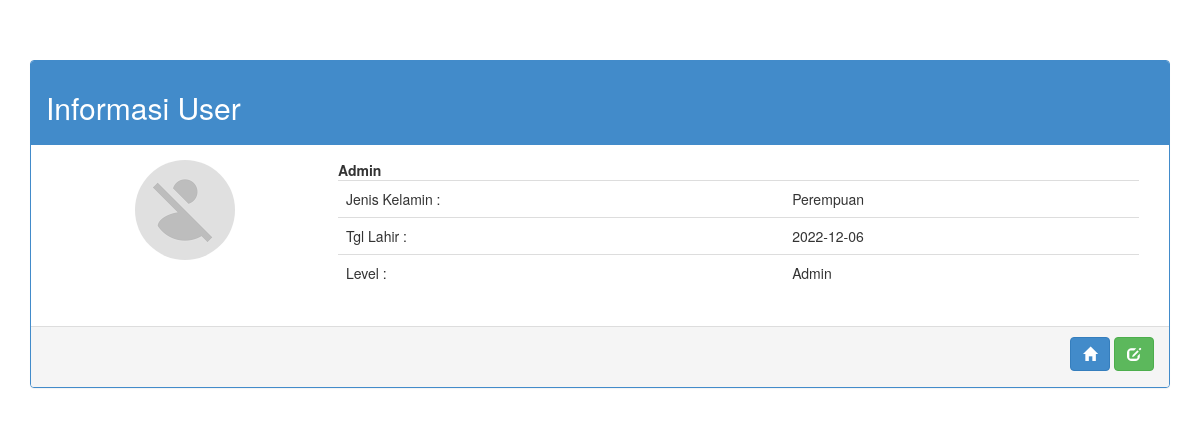
The app's page /admin/user.php (signed in) with its own data.
### tables this page shows
CREATE TABLE `pengguna` (
  `id_pengguna` int NOT NULL AUTO_INCREMENT,
  `nama` varchar(20) NOT NULL,
  `jenis_kelamin` varchar(20) NOT NULL,
  `tgl_lahir` varchar(20) NOT NULL,
  `username` varchar(20) NOT NULL,
  `password` varchar(20) NOT NULL,
  `hak` varchar(25) NOT NULL,
  PRIMARY KEY (`id_pengguna`)
);

### admin/user.php (the view, shortened to what this page needs)
<?php
    include "../koneksi/config.php";
    $id = $_SESSION['id'];
    $sql = "select * from pengguna where id_pengguna='$id'";
    $query = mysqli_query($connect, $sql);
    $data = mysqli_fetch_array($query);
?>
<!DOCTYPE html>
<html>
<head>
    <link href="../assets/css/bootstrap.css" rel="stylesheet">
    <link href="../assets/css/style.css" rel="stylesheet" />
</head>
<body>
    <br><br><br>
    <div class="container">
        <div class="panel panel-primary">
            <div class="panel-heading">
                <h2>Informasi User</h2>
            </div>
            <div class="panel-body">
                <div class="row-fluid">
                    <div class="col-md-3 text-center">
                        <img class="img-circle" src="../assets/img/user.png"><br>
                    </div>
                    <div class="col-md-9">
                        <strong><?php echo ucwords($data["nama"]); ?></strong><br>
                        <table class="table table-responsive">
                            <tbody>
                                <tr>
                                    <td>Jenis Kelamin :</td>
                                    <td><?php echo $data["jenis_kelamin"]; ?></td>
                                </tr>
                                <tr>
                                    <td>Tgl Lahir :</td>
                                    <td><?php echo $data["tgl_lahir"]; ?></td>
                                </tr>
                                <tr>
                                    <td>Level : </td>
                                    <td><?php echo ucwords($data["hak"]); ?></td>
                                </tr>
                            </tbody>
                        </table>
                    </div>
                </div>
            </div>
            <div class="panel-footer">
                <span class="pull-right">
                    <a href="home.php" class="btn btn-primary"><i class="glyphicon glyphicon-home"></i></a>
                    <button class="btn btn-success" type="button" data-toggle="modal" data-target="#edit"><i class="glyphicon glyphicon-edit"></i></button>
                </span>
                <br><br>
            </div>
        </div>
    </div>
</body>
</html>

### assets/css/style.css (style rules this page uses)
.btn { margin-bottom:5px; }

### records on screen
pengguna: nama "Admin", jenis_kelamin "Perempuan", tgl_lahir "2022-12-06", hak "Admin"
